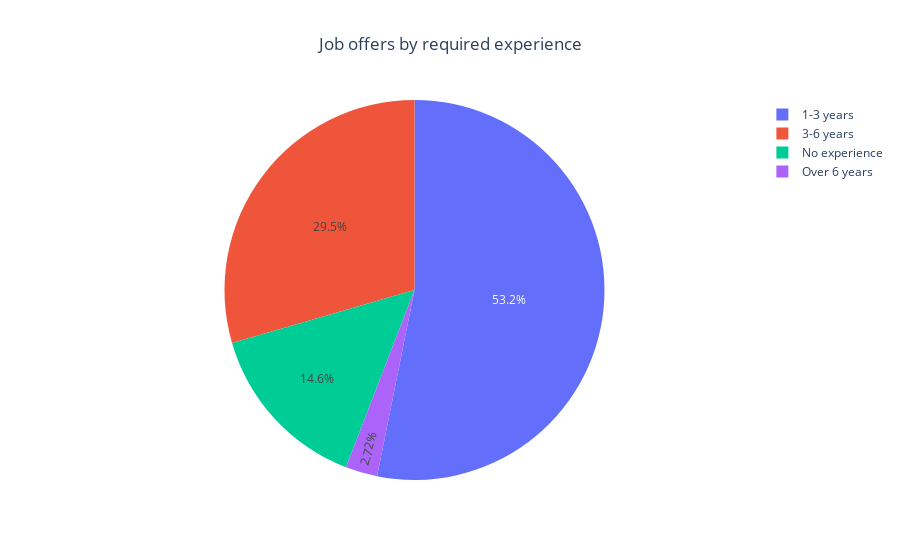

Source (notebook cell):
### Markdown cell above
***

### Code cell
# label map
label_map = {
    'Более 6 лет': 'Over 6 years',
    'Нет опыта': 'No experience',
    'От 3 до 6 лет': '3-6 years',
    'От 1 года до 3 лет': '1-3 years'
}

# assign new labels 
new_labels = [label_map[label] if label in label_map else label for label in df_experience['experience']]

# plot the pie chart
fig = px.pie(
    data_frame=df_experience,  
    values='cnt',
    names=new_labels,
    title='Job offers by required experience'
).update_layout(
    title={'x':0.5}
)


fig.show()

### Figure 1 — Plotly figure (JSON) as saved in the notebook; plotly's stock layout.template omitted (floating-point values rounded to 4 significant figures)
{"data": [{"domain": {"x": [0, 1], "y": [0, 1]}, "hovertemplate": "label=%{label}<br>cnt=%{value}<extra></extra>", "labels": ["Over 6 years", "No experience", "3-6 years", "1-3 years"], "legendgroup": "", "name": "", "showlegend": true, "type": "pie", "values": [1337, 7197, 14511, 26152]}], "layout": {"legend": {"tracegroupgap": 0}, "title": {"text": "Job offers by required experience", "x": 0.5}}}
